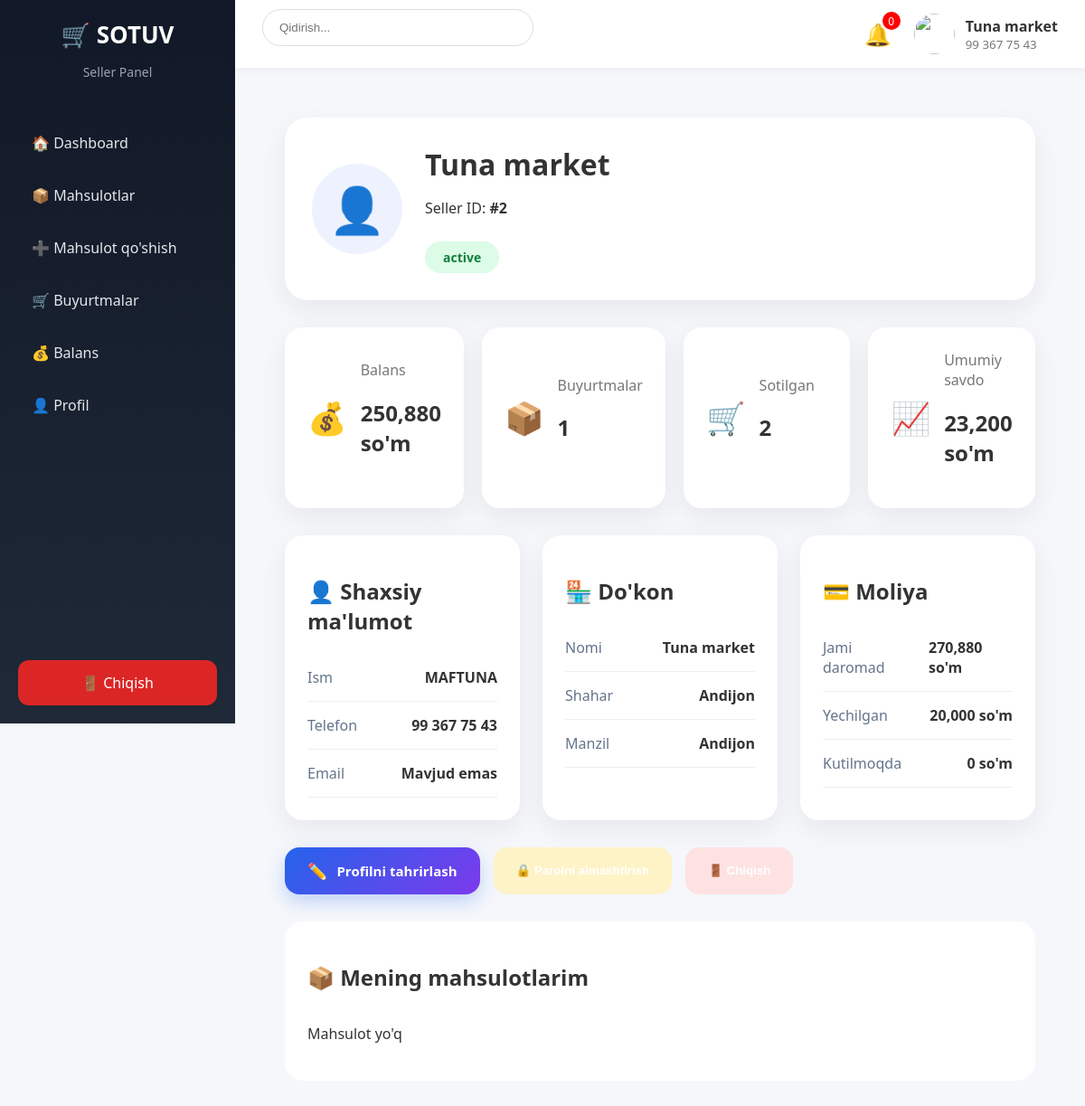
Screenshot of /seller/profile (signed in) with the database file from the repository.
### models/seller.py (models this page shows, shortened)
class Seller(db.Model):
    __tablename__ = "seller"
    id = db.Column(
        db.Integer,
        primary_key=True
    )
    name = db.Column(
        db.String(100),
        nullable=False
    )
    phone = db.Column(
        db.String(20),
        unique=True,
        nullable=False
    )
    email = db.Column(
        db.String(150),
        unique=True
    )
    password = db.Column(
        db.String(200),
        nullable=False
    )
    shop_name = db.Column(
        db.String(200),
        nullable=False
    )
    shop_description = db.Column(
        db.Text
    )
    shop_logo = db.Column(
        db.String(500)
    )
    address = db.Column(
        db.String(300)
    )
    city = db.Column(
        db.String(100)
    )
    balance = db.Column(
        db.Integer,
        default=0
    )
    total_income = db.Column(
        db.Integer,
        default=0
    )
    withdrawn_money = db.Column(
        db.Integer,
        default=0
    )
    pending_withdraw = db.Column(
        db.Integer,
        default=0
    )
    total_sales = db.Column(
        db.Integer,
        default=0
    )
    sold_products = db.Column(
        db.Integer,
        default=0
    )
    total_orders = db.Column(
        db.Integer,
        default=0
    )
    commission = db.Column(
        db.Integer,
        default=10
    )
    rating = db.Column(
        db.Float,
        default=0
    )
    reviews_count = db.Column(
        db.Integer,
        default=0
    )
    status = db.Column(
        db.String(50),
        default="pending"
    )
    verified = db.Column(
        db.Boolean,
        default=False
    )
    blocked_reason = db.Column(
        db.Text
    )
    created_at = db.Column(
        db.DateTime,
        default=datetime.utcnow
    )
    last_login = db.Column(
        db.DateTime
    )
    last_activity = db.Column(
        db.DateTime
    )
    products = db.relationship(
        "Product",
        back_populates="seller",
        cascade="all, delete-orphan"
    )
    order_items = db.relationship(
        "OrderItem",
        back_populates="seller",
        cascade="all, delete-orphan"
    )
    withdraw_requests = db.relationship(
        "WithdrawRequest",
        back_populates="seller",
        cascade="all, delete-orphan"
    )
    notifications = db.relationship(
        "Notification",
        back_populates="seller",
        cascade="all, delete-orphan"
    )
    remember_token = db.Column(
    db.String(255),
    nullable=True
)

### seller/routes.py (the view)
@seller.route(
    "/profile"
)
@seller_required
def profile():
    seller_user = Seller.query.get_or_404(
        session["seller_id"]
    )
    return render_template(
        "seller/profile.html",
        seller=seller_user
    )

### templates/seller/profile.html (shortened to what this page needs)
{% extends "seller/base.html" %}
{% block content %}
<link rel="stylesheet" href="{{ url_for('static', filename='css/seller_profile.css') }}">
<link rel="stylesheet" href="{{ url_for('static', filename='css/mobile-seller-profile.css') }}">
<div class="profile-page">
<div class="profile-header">
<div class="avatar">
👤
</div>
<div class="profile-info">
<h1>
{{seller.shop_name}}
</h1>
<p>
Seller ID:
<b>#{{seller.id}}</b>
</p>
<span class="status {{seller.status}}">
{{seller.status}}
</span>
</div>
</div>
<div class="stats">
<div class="stat-card">
<div class="icon">
💰
</div>
<div>
<p>
Balans
</p>
<h2>
{{"{:,}".format(seller.balance or 0)}} so'm
</h2>
</div>
</div>
<div class="stat-card">
<div class="icon green">
📦
</div>
<div>
<p>
Buyurtmalar
</p>
<h2>
{{seller.total_orders or 0}}
</h2>
</div>
</div>
<div class="stat-card">
<div class="icon orange">
🛒
</div>
<div>
<p>
Sotilgan
</p>
<h2>
{{seller.sold_products or 0}}
</h2>
</div>
</div>
<div class="stat-card">
<div class="icon blue">
📈
</div>
<div>
<p>
Umumiy savdo
</p>
<h2>
{{"{:,}".format(seller.total_sales or 0)}} so'm
</h2>
</div>
</div>
</div>
<div class="info-grid">
<div class="box">
<h2>
👤 Shaxsiy ma'lumot
</h2>
<div class="row">
<span>
Ism
</span>
<b>
{{seller.name}}
</b>
</div>
<div class="row">
<span>
Telefon
</span>
<b>
{{seller.phone}}
</b>
</div>
<div class="row">
<span>
Email
</span>
<b>
{{seller.email or "Mavjud emas"}}
</b>
</div>
</div>
<div class="box">
<h2>
🏪 Do'kon
</h2>
<div class="row">
<span>
Nomi
</span>
<b>
{{seller.shop_name}}
</b>
</div>
<div class="row">
<span>
Shahar
</span>
<b>
{{seller.city or "Mavjud emas"}}
</b>
</div>
<div class="row">
<span>
Manzil
</span>
<b>
{{seller.address or "Mavjud emas"}}
</b>
</div>
</div>
<div class="box">
<h2>
💳 Moliya
</h2>
<div class="row">
<span>
Jami daromad
</span>
<b>
{{"{:,}".format(seller.total_income or 0)}} so'm
</b>
</div>
<div class="row">
<span>
Yechilgan
</span>
<b>
{{"{:,}".format(seller.withdrawn_money or 0)}} so'm
</b>
</div>
<div class="row">
<span>
Kutilmoqda
</span>
<b>
{{"{:,}".format(seller.pending_withdraw or 0)}} so'm
</b>
</div>
</div>
</div>
<div class="actions">
<a href="{{url_for('seller.profile_edit')}}" class="edit-btn">
 Profilni tahrirlash
</a>
<button class="password-btn">
🔒 Parolni almashtirish
</button>
<button class="logout-btn">
🚪 Chiqish
</button>
</div>
<div class="products">
<h2>
📦 Mening mahsulotlarim
</h2>
<div class="product-grid">
{% for product in products %}
<div class="product-card">
{% if product.image %}
<img src="{{product.image}}">
{% else %}
<div class="no-image">
📦
</div>
{% endif %}
<h3>
{{product.name}}
</h3>
<p>
{{"{:,}".format(product.price)}} so'm
</p>
<span>
{% if product.active %}
Faol
{% else %}
Yopiq
{% endif %}
</span>
</div>
{% else %}
<p>
Mahsulot yo'q
</p>
{% endfor %}
</div>
</div>
</div>
{% endblock %}

### templates/seller/base.html (shortened to what this page needs)
<!DOCTYPE html>
<html lang="uz">
<head>
<link
rel="stylesheet"
href="https://cdnjs.cloudflare.com/ajax/libs/font-awesome/6.5.2/css/all.min.css">
<link rel="stylesheet" href="/static/seller/css/style.css">
<link rel="stylesheet" href="{{ url_for('static', filename='css/mobile-seller-excel.css') }}">
</head>
<body>
<div class="sidebar">
<div class="logo">
<h2>
🛒 SOTUV
</h2>
<p>
Seller Panel
</p>
</div>
<div class="menu">
<a href="/seller"
class="menu-item">
🏠 Dashboard
</a>
<a href="/seller/products"
class="menu-item">
📦 Mahsulotlar
</a>
<a href="/seller/products/add"
class="menu-item">
➕ Mahsulot qo'shish
</a>
<a href="/seller/orders"
class="menu-item">
🛒 Buyurtmalar
</a>
<a href="/seller/balance"
class="menu-item">
💰 Balans
</a>
<a href="/seller/profile"
class="menu-item">
👤 Profil
</a>
</div>
<div class="sidebar-bottom">
<a href="/seller/logout"
class="logout">
🚪 Chiqish
</a>
</div>
</div>
<div class="main">
<div class="navbar">
<div class="search">
<input
type="text"
placeholder="Qidirish...">
</div>
<div class="right-nav">
<div class="notification">
🔔
<span>
0
</span>
</div>
<div class="seller-info">
{% if seller %}
<img src="{{ seller.shop_logo or '/static/images/user.png' }}">
<div>
<strong>
{{ seller.shop_name }}
</strong>
<small>
{{ seller.phone }}
</small>
</div>
{% endif %}
</div>
</div>
</div>
<div class="content">
{% block content %}
{% endblock %}
</div>
</div>
</body>
</html>

### static/seller/css/style.css (style rules this page uses)
* { box-sizing:border-box; }
body { margin:0; font-family: "Segoe UI", Arial, sans-serif; background:#f5f7fb; color:#333; }
.sidebar { position:fixed; left:0; top:0; width:260px; height:100vh; background: linear-gradient( 180deg, #111827, #1f2937 ); padding:20px; display:flex; flex-direction:column; z-index:1000; }
.logo { text-align:center; color:white; margin-bottom:30px; }
.logo h2 { margin:0; font-size:26px; }
.logo p { color:#9ca3af; font-size:14px; }
.menu { flex:1; }
.menu-item { display:flex; align-items:center; gap:12px; padding:14px 15px; margin-bottom:8px; color:#e5e7eb; text-decoration:none; border-radius:12px; transition:.3s; }
.logout { display:block; padding:14px; text-align:center; background:#dc2626; color:white; border-radius:12px; text-decoration:none; transition:.3s; }
.main { margin-left:260px; min-height:100vh; }
.navbar { height:75px; background:white; display:flex; align-items:center; justify-content:space-between; padding:0 30px; box-shadow: 0 2px 10px rgba(0,0,0,.05); }
.search input { width:300px; padding:12px 18px; border-radius:30px; border:1px solid #ddd; outline:none; }
.right-nav { display:flex; align-items:center; gap:25px; }
.notification { position:relative; font-size:24px; cursor:pointer; }
.notification span { position:absolute; top:-8px; right:-10px; background:red; color:white; width:20px; height:20px; border-radius:50%; font-size:12px; display:flex; justify-content:center; align-items:center; }
.seller-info { display:flex; align-items:center; gap:12px; }
.seller-info img { width:45px; height:45px; border-radius:50%; object-fit:cover; }
.seller-info small { display:block; color:#777; }
.content { padding:30px; }
.stats { display:grid; grid-template-columns: repeat(4,1fr); gap:20px; }
.stat-card { background:white; padding:25px; border-radius:18px; }
button, .btn { border:none; background:#2563eb; color:white; padding:12px 22px; border-radius:10px; cursor:pointer; text-decoration:none; transition:.3s; }
input, textarea, select { width:100%; padding:13px; margin-bottom:15px; border: 1px solid #ddd; border-radius:10px; outline:none; }
.actions { display:flex; gap:15px; flex-wrap:wrap; }
.status { padding:6px 12px; border-radius:20px; background:#eee; }
.status.active { background:#dcfce7; color:#166534; }
.status { padding:6px 15px; border-radius:20px; background:#eee; }
.stat-card { background:white; border-radius:22px; padding:22px; display:flex; align-items:center; gap:18px; box-shadow:0 10px 30px rgba(0,0,0,.08); transition:.3s; }
.stat-card p { margin:0; color:#777; }
.status { display:inline-flex; align-items:center; gap:6px; padding:7px 14px; border-radius:20px; background:#fef3c7; color:#92400e; font-size:14px; font-weight:600; }
.status.active { background:#dcfce7; color:#15803d; }
.product-actions, .actions { display:flex; gap:10px; margin-top:15px; }

### rows the page displays
Seller: shop_name "Tuna market", phone "99 367 75 43", id "2", status "active", balance "250,880", total_orders "1", sold_products "2", total_sales "23,200", name "MAFTUNA", email "Mavjud emas", city "Andijon", address "Andijon", total_income "270,880", withdrawn_money "20,000", pending_withdraw "0"
